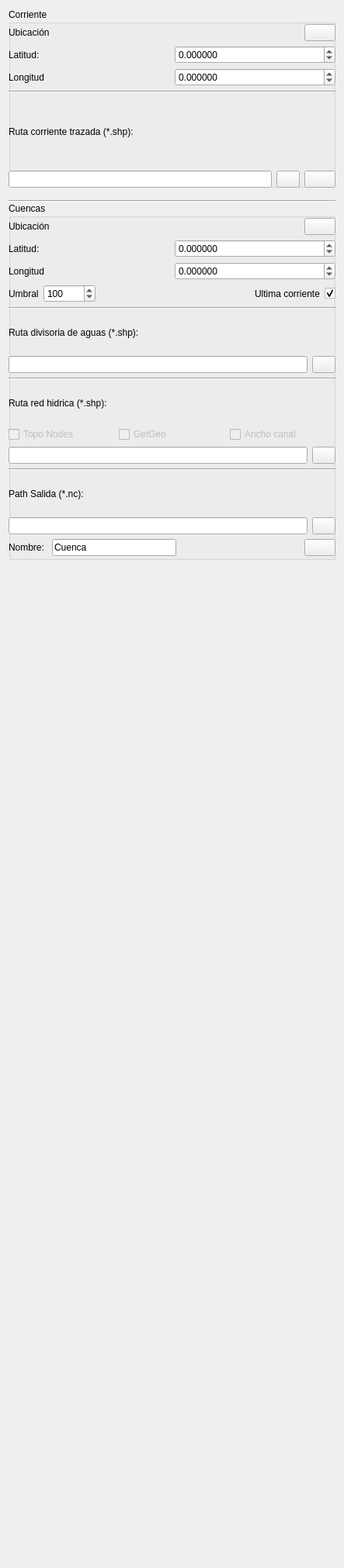
           <widget class="QWidget" name="scrollAreaWidgetContents_3">
            <property name="geometry">
             <rect>
              <x>0</x>
              <y>0</y>
              <width>443</width>
              <height>2018</height>
             </rect>
            </property>
            <property name="minimumSize">
             <size>
              <width>0</width>
              <height>0</height>
             </size>
            </property>
            <property name="maximumSize">
             <size>
              <width>16777215</width>
              <height>16777215</height>
             </size>
            </property>
            <layout class="QVBoxLayout" name="verticalLayout_6">
             <item>
              <widget class="QWidget" name="widget_2" native="true">
               <property name="minimumSize">
                <size>
                 <width>250</width>
                 <height>2000</height>
                </size>
               </property>
               <property name="maximumSize">
                <size>
                 <width>50000</width>
                 <height>50000</height>
                </size>
               </property>
               <widget class="QGroupBox" name="groupBox_10">
                <property name="geometry">
                 <rect>
                  <x>0</x>
                  <y>0</y>
                  <width>421</width>
                  <height>231</height>
                 </rect>
                </property>
                <property name="title">
                 <string>Corriente</string>
                </property>
                <widget class="QWidget" name="layoutWidget_2">
                 <property name="geometry">
                  <rect>
                   <x>0</x>
                   <y>20</y>
                   <width>421</width>
                   <height>211</height>
                  </rect>
                 </property>
                 <layout class="QVBoxLayout" name="verticalLayoutTrazadorCorrientes_2">
                  <item>
                   <layout class="QHBoxLayout" name="horizontalLayout_15">
                    <item>
                     <widget class="QLabel" name="labelLatitudTrazadorCorrientes_3">
                      <property name="toolTip">
                       <string>Punto de inicio de trazado de la corriente</string>
                      </property>
                      <property name="whatsThis">
                       <string>Punto de inicio de trazado de la corriente</string>
                      </property>
                      <property name="text">
                       <string>Ubicación</string>
                      </property>
                     </widget>
                    </item>
                    <item>
                     <spacer name="horizontalSpacer_7">
                      <property name="orientation">
                       <enum>Qt::Horizontal</enum>
                      </property>
                      <property name="sizeHint" stdset="0">
                       <size>
                        <width>40</width>
                        <height>20</height>
                       </size>
                      </property>
                     </spacer>
                    </item>
                    <item>
                     <widget class="QPushButton" name="BotonCoord_corriente">
                      <property name="toolTip">
                       <string>Obtener coordenadas dando click sobre el mapa</string>
                      </property>
                      <property name="whatsThis">
                       <string>Obtener coordenadas dando click sobre el mapa</string>
                      </property>
                      <property name="text">
                       <string/>
                      </property>
                      <property name="icon">
                       <iconset resource="resources.qrc">
                        <normaloff>:/plugins/HydroSEDPlugin/icons/coordCapture.png</normaloff>:/plugins/HydroSEDPlugin/icons/coordCapture.png</iconset>
                      </property>
                     </widget>
                    </item>
                   </layout>
                  </item>
                  <item>
                   <layout class="QHBoxLayout" name="horizontalLayout_16">
                    <item>
                     <widget class="QLabel" name="labelLongitudTrazadorCorrientes_7">
                      <property name="toolTip">
                       <string>Coordenada en Y del punto de inicio.</string>
                      </property>
                      <property name="whatsThis">
                       <string>Coordenada en Y del punto de inicio.</string>
                      </property>
                      <property name="text">
                       <string>Latitud: </string>
                      </property>
                     </widget>
                    </item>
                    <item>
                     <widget class="QDoubleSpinBox" name="spinBoxLatitudTrazadorCorrientes">
                      <property name="decimals">
                       <number>6</number>
                      </property>
                      <property name="minimum">
                       <double>-200.000000000000000</double>
                      </property>
                      <property name="maximum">
                       <double>200.000000000000000</double>
                      </property>
                     </widget>
                    </item>
                   </layout>
                  </item>
                  <item>
                   <layout class="QHBoxLayout" name="horizontalLayout_17">
                    <item>
                     <widget class="QLabel" name="labelLongitudTrazadorCorrientes_8">
                      <property name="toolTip">
                       <string>Coordenada en X del punto de inicio.</string>
                      </property>
                      <property name="whatsThis">
                       <string>Coordenada en X del punto de inicio.</string>
                      </property>
                      <property name="text">
                       <string>Longitud</string>
                      </property>
                     </widget>
                    </item>
                    <item>
                     <widget class="QDoubleSpinBox" name="spinBoxLongitudTrazadorCorrientes">
                      <property name="decimals">
                       <number>6</number>
                      </property>
                      <property name="minimum">
                       <double>-200.000000000000000</double>
                      </property>
                      <property name="maximum">
                       <double>200.000000000000000</double>
                      </property>
                     </widget>
                    </item>
                   </layout>
                  </item>
                  <item>
                   <widget class="Line" name="line_6">
                    <property name="orientation">
                     <enum>Qt::Horizontal</enum>
                    </property>
                   </widget>
                  </item>
                  <item>
                   <widget class="QLabel" name="labelFileOutputTrazadorCorrientesShapefile_2">
                    <property name="text">
                     <string>Ruta corriente trazada (*.shp):</string>
                    </property>
                   </widget>
                  </item>
                  <item>
                   <layout class="QHBoxLayout" name="horizontalLayoutSelectorOutputCorrienteShapefileTrazadorCorrientes_2">
                    <item>
                     <widget class="QLineEdit" name="PathCorriente_out">
                      <property name="readOnly">
                       <bool>false</bool>
                      </property>
                     </widget>
                    </item>
                    <item>
                     <widget class="QPushButton" name="botonSelectorOutputCorrienteShapefileTrazadorCorrientes">
                      <property name="minimumSize">
                       <size>
                        <width>30</width>
                        <height>0</height>
                       </size>
                      </property>
                      <property name="maximumSize">
                       <size>
                        <width>30</width>
                        <height>16777215</height>
                       </size>
                      </property>
                      <property name="toolTip">
                       <string>Seleccionar la ruta donde se va a guardar la corriente.</string>
                      </property>
                      <property name="whatsThis">
                       <string>Seleccionar la ruta donde se va a guardar la corriente.</string>
                      </property>
                      <property name="text">
                       <string/>
                      </property>
                      <property name="icon">
                       <iconset resource="resources.qrc">
                        <normaloff>:/plugins/HydroSEDPlugin/icons/folder.png</normaloff>:/plugins/HydroSEDPlugin/icons/folder.png</iconset>
                      </property>
                     </widget>
                    </item>
                    <item>
                     <widget class="QPushButton" name="botonEjecutarTrazadorCorrientes">
                      <property name="toolTip">
                       <string>Ejecutar la función de trazado de corriente.</string>
                      </property>
                      <property name="whatsThis">
                       <string>Ejecutar la función de trazado de corriente.</string>
                      </property>
                      <property name="text">
                       <string/>
                      </property>
                      <property name="icon">
                       <iconset resource="resources.qrc">
                        <normaloff>:/plugins/HydroSEDPlugin/icons/play.png</normaloff>:/plugins/HydroSEDPlugin/icons/play.png</iconset>
                      </property>
                     </widget>
                    </item>
                   </layout>
                  </item>
                 </layout>
                </widget>
               </widget>
               <widget class="Line" name="line_5">
                <property name="geometry">
                 <rect>
                  <x>0</x>
                  <y>240</y>
                  <width>421</width>
                  <height>16</height>
                 </rect>
                </property>
                <property name="orientation">
                 <enum>Qt::Horizontal</enum>
                </property>
               </widget>
               <widget class="QGroupBox" name="groupBox">
                <property name="geometry">
                 <rect>
                  <x>0</x>
                  <y>250</y>
                  <width>421</width>
                  <height>461</height>
                 </rect>
                </property>
                <property name="title">
                 <string>Cuencas</string>
                </property>
                <widget class="QWidget" name="layoutWidget_4">
                 <property name="geometry">
                  <rect>
                   <x>0</x>
                   <y>20</y>
                   <width>421</width>
                   <height>436</height>
                  </rect>
                 </property>
                 <layout class="QVBoxLayout" name="verticalLayoutTrazadorCuencas_3">
                  <property name="sizeConstraint">
                   <enum>QLayout::SetMinimumSize</enum>
                  </property>
                  <item>
                   <layout class="QHBoxLayout" name="horizontalLayout_23">
                    <item>
                     <widget class="QLabel" name="labelLatitudTrazadorCorrientes_5">
                      <property name="text">
                       <string>Ubicación</string>
                      </property>
                     </widget>
                    </item>
                    <item>
                     <spacer name="horizontalSpacer_10">
                      <property name="orientation">
                       <enum>Qt::Horizontal</enum>
                      </property>
                      <property name="sizeHint" stdset="0">
                       <size>
                        <width>40</width>
                        <height>20</height>
                       </size>
                      </property>
                     </spacer>
                    </item>
                    <item>
                     <widget class="QPushButton" name="BotonCoord_cuenca">
                      <property name="text">
                       <string/>
                      </property>
                      <property name="icon">
                       <iconset resource="resources.qrc">
                        <normaloff>:/plugins/HydroSEDPlugin/icons/coordCapture.png</normaloff>:/plugins/HydroSEDPlugin/icons/coordCapture.png</iconset>
                      </property>
                     </widget>
                    </item>
                   </layout>
                  </item>
                  <item>
                   <layout class="QHBoxLayout" name="horizontalLayout_24">
                    <item>
                     <widget class="QLabel" name="labelLongitudTrazadorCorrientes_12">
                      <property name="toolTip">
                       <string>Coordenada en X del punto de inicio.</string>
                      </property>
                      <property name="whatsThis">
                       <string>Coordenada en X del punto de inicio.</string>
                      </property>
                      <property name="text">
                       <string>Latitud: </string>
                      </property>
                     </widget>
                    </item>
                    <item>
                     <widget class="QDoubleSpinBox" name="spinBoxLatitudTrazadorCuencas">
                      <property name="decimals">
                       <number>6</number>
                      </property>
                      <property name="minimum">
                       <double>-200.000000000000000</double>
                      </property>
                      <property name="maximum">
                       <double>200.000000000000000</double>
                      </property>
                     </widget>
                    </item>
                   </layout>
                  </item>
                  <item>
                   <layout class="QHBoxLayout" name="horizontalLayout_25">
                    <item>
                     <widget class="QLabel" name="labelLongitudTrazadorCorrientes_13">
                      <property name="toolTip">
                       <string>Coordenada en Y del punto de inicio.</string>
                      </property>
                      <property name="whatsThis">
                       <string>Coordenada en Y del punto de inicio.</string>
                      </property>
                      <property name="text">
                       <string>Longitud</string>
                      </property>
                     </widget>
                    </item>
                    <item>
                     <widget class="QDoubleSpinBox" name="spinBoxLongitudTrazadorCuencas">
                      <property name="decimals">
                       <number>6</number>
                      </property>
                      <property name="minimum">
                       <double>-200.000000000000000</double>
                      </property>
                      <property name="maximum">
                       <double>200.000000000000000</double>
                      </property>
                     </widget>
                    </item>
                   </layout>
                  </item>
                  <item>
                   <layout class="QHBoxLayout" name="horizontalLayout_26">
                    <item>
                     <widget class="QLabel" name="labelLongitudTrazadorCorrientes_14">
                      <property name="toolTip">
                       <string>Umbral mínimo para determinar red de drenaje en la cuenca</string>
                      </property>
                      <property name="whatsThis">
                       <string>Umbral mínimo para determinar red de drenaje en la cuenca</string>
                      </property>
                      <property name="text">
                       <string>Umbral</string>
                      </property>
                     </widget>
                    </item>
                    <item>
                     <widget class="QDoubleSpinBox" name="spinBoxUmbralRed">
                      <property name="decimals">
                       <number>0</number>
                      </property>
                      <property name="minimum">
                       <double>10.000000000000000</double>
                      </property>
                      <property name="maximum">
                       <double>100000.000000000000000</double>
                      </property>
                      <property name="value">
                       <double>100.000000000000000</double>
                      </property>
                     </widget>
                    </item>
                    <item>
                     <spacer name="horizontalSpacer_11">
                      <property name="orientation">
                       <enum>Qt::Horizontal</enum>
                      </property>
                      <property name="sizeHint" stdset="0">
                       <size>
                        <width>40</width>
                        <height>20</height>
                       </size>
                      </property>
                     </spacer>
                    </item>
                    <item>
                     <widget class="QLabel" name="labelInputCorrienteShapefileTrazadorCuencas_3">
                      <property name="toolTip">
                       <string>Usar la ultima corriente trazada para corregir la coordenada de trazado de cuenca</string>
                      </property>
                      <property name="whatsThis">
                       <string>Usar la ultima corriente trazada para corregir la coordenada de trazado de cuenca</string>
                      </property>
                      <property name="text">
                       <string>Ultima corriente</string>
                      </property>
                     </widget>
                    </item>
                    <item>
                     <widget class="QCheckBox" name="CheckUltimaCorriente">
                      <property name="toolTip">
                       <string>Si usar o no usar ultima corriente</string>
                      </property>
                      <property name="whatsThis">
                       <string>Si usar o no usar ultima corriente</string>
                      </property>
                      <property name="text">
                       <string/>
                      </property>
                      <property name="checked">
                       <bool>true</bool>
                      </property>
                     </widget>
                    </item>
                   </layout>
                  </item>
                  <item>
                   <widget class="Line" name="line_8">
                    <property name="orientation">
                     <enum>Qt::Horizontal</enum>
                    </property>
                   </widget>
                  </item>
                  <item>
                   <widget class="QLabel" name="labelOutputTrazadorCuencasShapefile_5">
                    <property name="text">
                     <string>Ruta divisoria de aguas (*.shp):</string>
                    </property>
                   </widget>
                  </item>
                  <item>
                   <layout class="QHBoxLayout" name="horizontalLayoutOutputCuencaShapefileTrazadorCuencas_5">
                    <item>
                     <widget class="QLineEdit" name="PathOutputDivisoria">
                      <property name="readOnly">
                       <bool>false</bool>
                      </property>
                     </widget>
                    </item>
                    <item>
                     <widget class="QPushButton" name="BotonPathDivisoria">
                      <property name="minimumSize">
                       <size>
                        <width>30</width>
                        <height>0</height>
                       </size>
                      </property>
                      <property name="maximumSize">
                       <size>
                        <width>30</width>
                        <height>16777215</height>
                       </size>
                      </property>
                      <property name="text">
                       <string/>
                      </property>
                      <property name="icon">
                       <iconset resource="resources.qrc">
                        <normaloff>:/plugins/HydroSEDPlugin/icons/folder.png</normaloff>:/plugins/HydroSEDPlugin/icons/folder.png</iconset>
                      </property>
                     </widget>
                    </item>
                   </layout>
                  </item>
                  <item>
                   <widget class="Line" name="line_9">
                    <property name="orientation">
                     <enum>Qt::Horizontal</enum>
                    </property>
                   </widget>
                  </item>
                  <item>
                   <widget class="QLabel" name="labelOutputTrazadorCuencasShapefile_6">
                    <property name="text">
                     <string>Ruta red hidrica (*.shp):</string>
                    </property>
                   </widget>
                  </item>
                  <item>
                   <layout class="QHBoxLayout" name="horizontalLayout_27">
                    <item>
                     <widget class="QCheckBox" name="CheckTopoNodes">
                      <property name="enabled">
                       <bool>false</bool>
                      </property>
                      <property name="toolTip">
                       <string>Obtiene automaticamente los nodos topograficos.</string>
                      </property>
                      <property name="whatsThis">
                       <string>Obtiene automaticamente los nodos topograficos.</string>
                      </property>
                      <property name="text">
                       <string>Topo Nodes</string>
                      </property>
                     </widget>
                    </item>
                    <item>
                     <widget class="QCheckBox" name="CheckGeomorfo">
                      <property name="enabled">
                       <bool>false</bool>
                      </property>
                      <property name="toolTip">
                       <string>Obtiene parametros geomorfologicos de la cuenca.</string>
                      </property>
                      <property name="text">
                       <string>GetGeo</string>
                      </property>
                     </widget>
                    </item>
                    <item>
                     <widget class="QCheckBox" name="CheckAnchoCanal">
                      <property name="enabled">
                       <bool>false</bool>
                      </property>
                      <property name="toolTip">
                       <string>Obtiene el ancho del canal en cada tramo.</string>
                      </property>
                      <property name="text">
                       <string>Ancho canal</string>
                      </property>
                     </widget>
                    </item>
                   </layout>
                  </item>
                  <item>
                   <layout class="QHBoxLayout" name="horizontalLayoutOutputCuencaShapefileTrazadorCuencas_6">
                    <item>
                     <widget class="QLineEdit" name="PathOutputRed">
                      <property name="readOnly">
                       <bool>false</bool>
                      </property>
                     </widget>
                    </item>
                    <item>
                     <widget class="QPushButton" name="BotonPathRed">
                      <property name="minimumSize">
                       <size>
                        <width>30</width>
                        <height>0</height>
                       </size>
                      </property>
                      <property name="maximumSize">
                       <size>
                        <width>30</width>
                        <height>16777215</height>
                       </size>
                      </property>
                      <property name="text">
                       <string/>
                      </property>
                      <property name="icon">
                       <iconset resource="resources.qrc">
                        <normaloff>:/plugins/HydroSEDPlugin/icons/folder.png</normaloff>:/plugins/HydroSEDPlugin/icons/folder.png</iconset>
                      </property>
                     </widget>
                    </item>
                   </layout>
                  </item>
                  <item>
                   <widget class="Line" name="line_10">
                    <property name="orientation">
                     <enum>Qt::Horizontal</enum>
                    </property>
                   </widget>
                  </item>
                  <item>
                   <widget class="QLabel" name="labelOutputTrazadorCuencasNC_3">
                    <property name="text">
                     <string>Path Salida (*.nc):</string>
                    </property>
                   </widget>
                  </item>
                  <item>
                   <layout class="QHBoxLayout" name="horizontalLayoutOutputCuencaNCTrazadorCuencas_3">
                    <item>
                     <widget class="QLineEdit" name="PathOutputNETCDF">
                      <property name="readOnly">
                       <bool>false</bool>
                      </property>
                     </widget>
                    </item>
                    <item>
                     <widget class="QPushButton" name="BotonPathNC">
                      <property name="minimumSize">
                       <size>
                        <width>30</width>
                        <height>0</height>
                       </size>
                      </property>
                      <property name="maximumSize">
                       <size>
                        <width>30</width>
                        <height>16777215</height>
                       </size>
                      </property>
                      <property name="text">
                       <string/>
                      </property>
                      <property name="icon">
                       <iconset resource="resources.qrc">
                        <normaloff>:/plugins/HydroSEDPlugin/icons/folder.png</normaloff>:/plugins/HydroSEDPlugin/icons/folder.png</iconset>
                      </property>
                     </widget>
                    </item>
                   </layout>
                  </item>
                  <item>
                   <layout class="QHBoxLayout" name="horizontalLayoutOutputCuencaNCTrazadorCuencas_4">
                    <item>
                     <widget class="QLabel" name="labelOutputTrazadorCuencasNC_4">
                      <property name="toolTip">
                       <string>Nombre interno que identifica a la cuenca trazada (Cuenca)</string>
                      </property>
                      <property name="text">
                       <string>Nombre: </string>
                      </property>
                     </widget>
                    </item>
                    <item>
                     <widget class="QLineEdit" name="NombreCuenca">
                      <property name="text">
                       <string>Cuenca</string>
                      </property>
                      <property name="readOnly">
                       <bool>false</bool>
                      </property>
                     </widget>
                    </item>
                    <item>
                     <spacer name="horizontalSpacer_21">
                      <property name="orientation">
                       <enum>Qt::Horizontal</enum>
                      </property>
                      <property name="sizeHint" stdset="0">
                       <size>
                        <width>40</width>
                        <height>20</height>
                       </size>
                      </property>
                     </spacer>
                    </item>
                    <item>
                     <widget class="QPushButton" name="botonEjecutarTrazadorCuencas">
                      <property name="text">
                       <string/>
                      </property>
                      <property name="icon">
                       <iconset resource="resources.qrc">
                        <normaloff>:/plugins/HydroSEDPlugin/icons/play.png</normaloff>:/plugins/HydroSEDPlugin/icons/play.png</iconset>
                      </property>
                     </widget>
                    </item>
                   </layout>
                  </item>
                 </layout>
                </widget>
               </widget>
              </widget>
             </item>
            </layout>
           </widget>
